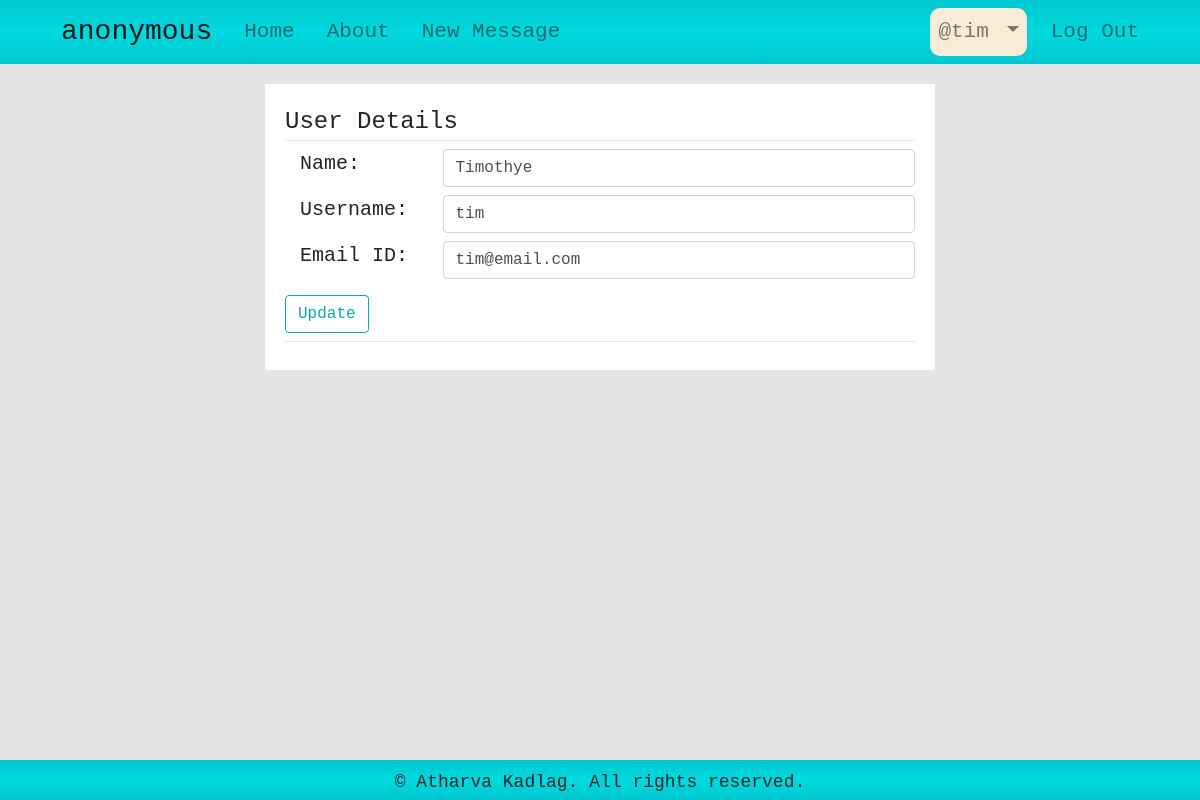
Page /account/update_account (signed in) on the committed database.
### anonymous/models.py (models this page shows, shortened)
class Users(db.Model, UserMixin):
    id = db.Column(db.Integer, primary_key=True)
    name = db.Column(db.String(120), nullable=True)
    username = db.Column(db.String(70), unique=True, nullable=False)
    email = db.Column(db.String(120), unique=True, nullable=False)
    password = db.Column(db.String(120), unique=True, nullable=False)
    messages = db.relationship('Messages', backref='sender', lazy=True)

### anonymous/users/routes.py (the view, shortened to what this page needs)
@users.route("/account/update_account", methods=['POST', 'GET'])
@login_required
def update_account():
    form = forms.UpdateForm()
    if request.method == "GET":
        form.name.data = current_user.name
        form.username.data = current_user.username
        form.email.data = current_user.email
    return render_template('update_account.html', form=form)

### anonymous/users/forms.py (shortened to what this page needs)
class UpdateForm(FlaskForm):
    name = StringField('Name:', [DataRequired(), Length(max=120)])
    username = StringField('Username:', [DataRequired(), Length(max=120)])
    email = StringField(
        'Email ID:', [DataRequired(), Email(), Length(max=100)])
    submit = SubmitField('Update')

### anonymous/models.py (called while the page is built)
@login_manager.user_loader
def load_user(id):
    return Users.query.get(id)

### anonymous/templates/update_account.html (shortened to what this page needs)
{% extends 'base.html' %}
{% block content %}
<div class="col-md-8 offset-md-2">
    <form action="" method="POST">
        <fieldset class="form-group">
            <legend class='border-bottom'>User Details</legend>
            <div class='form-group row mb-2'>
                {{ form.name.label(class='col-sm-3 form-control-label') }}
                {% if form.name.errors %}
                {{ form.name(class='col-sm-9 form-control is-invalid') }}
                <div class="invalid-feedback">
                    {% for error in form.name.errors %}
                    <span>{{ error }}</span>
                    {% endfor %}
                </div>
                {% else %}
                {{ form.name(class='col-sm-9 form-control') }}
                {% endif %}
            </div>
            <div class='form-group row mb-2 mb-2'>
                {{ form.username.label(class='col-sm-3 form-control-label') }}
                {% if form.username.errors %}
                {{ form.username(class='col-sm-9 form-control is-invalid') }}
                <div class="invalid-feedback">
                    {% for error in form.username.errors %}
                    <span>{{ error }}</span>
                    {% endfor %}
                </div>
                {% else %}
                {{ form.username(class='col-sm-9 form-control') }}
                {% endif %}
            </div>
            <div class='form-group row mb-2 mb-2'>
                {{ form.email.label(class='col-sm-3 form-control-label') }}
                {% if form.email.errors %}
                {{ form.email(class='col-sm-9 form-control is-invalid') }}
                <div class="invalid-feedback">
                    {% for error in form.email.errors %}
                    <span>{{ error }}</span>
                    {% endfor %}
                </div>
                {% else %}
                {{ form.email(class='col-sm-9 form-control') }}
                {% endif %}
            </div>
            {{ form.submit(class='mt-2 btn btn-outline-info') }}
            <hr>
        </fieldset>
    </form>
</div>
{% endblock content %}

### anonymous/templates/base.html (shortened to what this page needs)
<!DOCTYPE html>
<html>
<head>
    <link rel="stylesheet" type="text/css" href="{{url_for('static', filename='css/bootstrap.min.css')}}">
    <link rel="stylesheet" type="text/css" href="{{url_for('static', filename='css/main.css')}}">
</head>
<body>
    <nav class="navbar navbar-expand-lg navbar-light bg-light">
        <div class="container">
            <a class="navbar-brand" href="{{ url_for('main.home') }}">anonymous</a>
            <div class="collapse navbar-collapse" id="navbarSupportedContent">
                <ul class="navbar-nav mr-auto">
                    <li class="nav-item">
                        <a class="nav-link" href="{{ url_for('main.home') }}">Home</a>
                    </li>
                    <li class="nav-item">
                        <a class="nav-link" href="{{ url_for('main.about') }}">About</a>
                    </li>
                    <li class="nav-item">
                        <a class="nav-link" href="{{ url_for('messages.new_message') }}">New Message</a>
                    </li>
                </ul>
                <ul class="navbar-nav ml-auto">
                    {% if current_user.is_authenticated %}
                    <li class="nav-item dropdown">
                        <a class="nav-link dropdown-toggle" href="#" id="navbarDropdown" role="button" data-toggle="dropdown" aria-haspopup="true" aria-expanded="false">
                            @{{current_user.username}}
                        </a>
                    </li>
                    <li class="nav-item">
                        <a class="nav-link" href="{{ url_for('users.logout') }}">Log Out</a>
                    </li>
                    {% endif %}
                </ul>
            </div>
        </div>
    </nav>
    <div class="container">
        {% block content %}
        {% endblock %}
    </div>
    <div id="footer">
        &copy; Atharva Kadlag. All rights reserved.
	</div>
</body>
</html>

### anonymous/static/css/main.css (style rules this page uses)
body { background-color: #0000001a; font-size: 20px; }
.dropdown-menu, .bg-light, #footer { background: rgb(0,199,205); background: linear-gradient(180deg, rgba(0,199,205,1) 0%, rgba(0,217,224,1) 50%, rgba(0,199,205,1) 100%); }
.navbar-light { font-family: monospace; font-size: 1.5em; }
.nav-item, .dropdown-item { border-radius: 1rem; }
.dropdown-toggle { max-width: 200px; overflow: hidden; background-color: rgb(250, 235, 215); }
#footer { position: fixed; bottom:0; height: 40px; width: 100%; text-align: center; padding: 0.5em 0 0.5em 0; font-size: 0.9em; }
form { background: white; padding: 1em; margin: 1em; }
a { margin-left: 3px; }

### rows in the picture
Users: username "tim", name "Timothye", email "tim@email.com"
